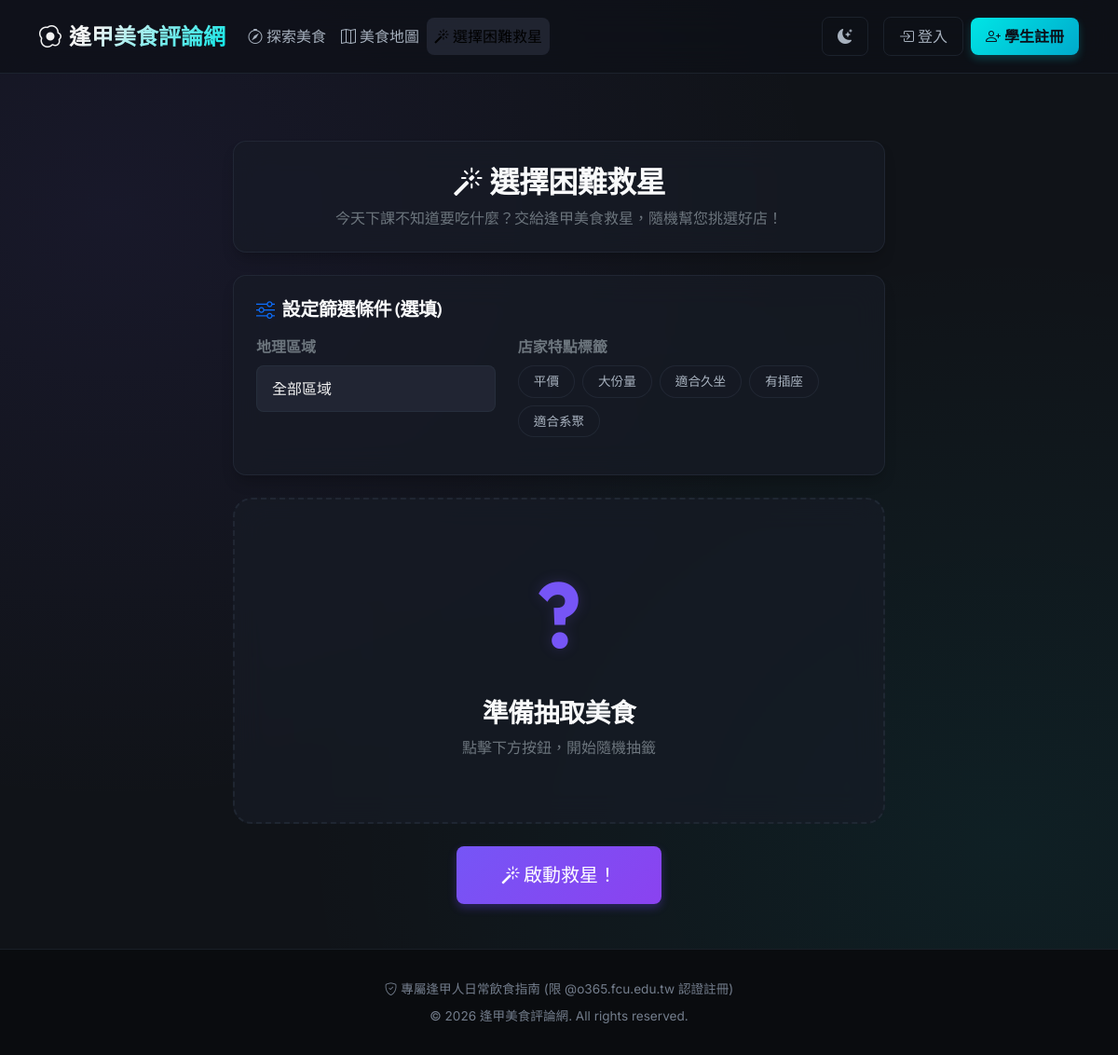
/savior, run on the app's committed database.
### app/models/restaurant.py (models this page shows, shortened)
class Tag(db.Model):
    __tablename__ = 'tags'
    id = db.Column(db.Integer, primary_key=True, autoincrement=True)
    name = db.Column(db.String(50), unique=True, nullable=False)
    @classmethod
    def get_all(cls):
        return cls.query.all()

### app/routes/restaurant.py (the view)
@restaurant_bp.route('/savior')
def savior():
    restaurants = Restaurant.query.all()
    all_tags = Tag.get_all()
    return render_template('restaurant/savior.html', restaurants=restaurants, landmarks=LANDMARKS, tags=all_tags)

### app/templates/restaurant/savior.html (shortened to what this page needs)
{% extends "base.html" %}
{% block content %}
<div class="savior-container my-4">
    <div class="glass-panel p-4 mb-4 text-center">
        <h2 class="text-light fw-bold mb-2">
            <i class="bi bi-magic text-accent me-2"></i>選擇困難救星
        </h2>
        <p class="text-secondary m-0">今天下課不知道要吃什麼？交給逢甲美食救星，隨機幫您挑選好店！</p>
    </div>
    <div class="glass-panel p-4 mb-4">
        <h4 class="text-light mb-3 fs-5"><i class="bi bi-sliders me-2 text-primary"></i>設定篩選條件 (選填)</h4>
        <div class="row">
            <div class="col-md-5 mb-3">
                <label for="landmark-filter" class="form-label text-secondary fw-semibold">地理區域</label>
                <select id="landmark-filter" class="form-select form-control-custom">
                    <option value="">全部區域</option>
                </select>
            </div>
            <div class="col-md-7 mb-3">
                <label class="form-label text-secondary fw-semibold mb-2">店家特點標籤</label>
                <div class="d-flex flex-wrap gap-2">
                    {% for t in tags %}
                        <div>
                            <label class="filter-tag-label" for="tag-{{ t.id }}">{{ t.name }}</label>
                        </div>
                    {% endfor %}
                </div>
            </div>
        </div>
    </div>
    <div class="mystery-card shuffling-container text-center mb-4" id="savior-card">
        <div id="initial-state" class="py-5">
            <div class="question-mark mb-3">?</div>
            <h3 class="text-light fw-bold mb-2">準備抽取美食</h3>
            <p class="text-secondary px-3">點擊下方按鈕，開始隨機抽籤</p>
        </div>
    </div>
    <div class="text-center" id="action-btn-container">
        <button class="btn btn-primary-custom px-5 py-3 fs-5" id="btn-spin">
            <i class="bi bi-magic me-1"></i>啟動救星！
        </button>
    </div>
</div>
{% endblock %}

### app/static/css/style.css (style rules this page uses)
:root { --bg-main: hsl(222, 20%, 8%); --bg-surface: hsla(222, 20%, 12%, 0.7); --bg-surface-solid: hsl(222, 20%, 12%); --bg-surface-hover: hsla(222, 20%, 18%, 0.8); --primary: hsl(252, 90%, 65%); --primary-hover: hsl(252, 90%, 55%); --accent: hsl(180, 100%, 45%); --accent-hover: hsl(180, 100%, 35%); --text-primary: hsl(0, 0%, 95%); --text-secondary: hsl(215, 15%, 70%); --text-muted: hsl(215, 10%, 50%); --border-color: hsla(215, 20%, 25%, 0.4); --border-glow: hsla(252, 90%, 65%, 0.2); --success: hsl(145, 80%, 45%); --danger: hsl(355, 85%, 55%); --warning: hsl(40, 95%, 55%); --navbar-bg: rgba(13, 17, 23, 0.7); --footer-bg: hsl(222, 20%, 5%); --radial-g1: hsla(252, 90%, 65%, 0.08); --radial-g2: hsla(180, 100%, 45%, 0.06); --navbar-toggler-filter: invert(1); --card-img-bg: hsl(222, 20%, 15%); --replies-bg: hsla(222, 20%, 6%, 0.6); --radius-sm: 8px; --radius-md: 14px; --radius-lg: 20px; --shadow-sm: 0 4px 6px -1px rgba(0, 0, 0, 0.1), 0 2px 4px -1px rgba(0, 0, 0, 0.06); --shadow-md: 0 10px 15px -3px rgba(0, 0, 0, 0.2), 0 4px 6px -2px rgba(0, 0, 0, 0.05); --shadow-lg: 0 20px 25px -5px rgba(0, 0, 0, 0.3), 0 10px 10px -5px rgba(0, 0, 0, 0.04); --shadow-glow: 0 0 15px var(--border-glow); --font-heading: 'Outfit', sans-serif; --font-body: 'Inter', sans-serif; --transition: all 0.3s cubic-bezier(0.4, 0, 0.2, 1); }
body { background-color: var(--bg-main); background-image: radial-gradient(at 10% 20%, var(--radial-g1) 0px, transparent 50%), radial-gradient(at 90% 80%, var(--radial-g2) 0px, transparent 50%); background-attachment: fixed; color: var(--text-primary); font-family: var(--font-body); min-height: 100vh; display: flex; flex-direction: column; overflow-x: hidden; }
h1, h2, h3, h4, h5, h6 { font-family: var(--font-heading); font-weight: 600; letter-spacing: -0.02em; color: var(--text-primary); }
.glass-panel { background: var(--bg-surface); backdrop-filter: blur(16px) saturate(120%); -webkit-backdrop-filter: blur(16px) saturate(120%); border: 1px solid var(--border-color); border-radius: var(--radius-md); box-shadow: var(--shadow-md); transition: var(--transition); }
.btn-primary-custom { background: linear-gradient(135deg, var(--primary) 0%, hsl(265, 85%, 60%) 100%); border: none; color: white; font-weight: 500; padding: 0.6rem 1.5rem; border-radius: var(--radius-sm); box-shadow: 0 4px 10px rgba(110, 68, 255, 0.3); transition: var(--transition); }
.form-control-custom { background: var(--bg-surface-hover); border: 1px solid var(--border-color); color: var(--text-primary); border-radius: var(--radius-sm); padding: 0.75rem 1rem; transition: var(--transition); }

### app/templates/restaurant/savior.html (style rules this page uses)
.savior-container { max-width: 700px; margin: 0 auto; }
.mystery-card { min-height: 350px; display: flex; flex-direction: column; justify-content: center; align-items: center; border-radius: var(--radius-lg); background: var(--bg-surface); backdrop-filter: blur(16px) saturate(120%); border: 2px dashed var(--border-color); transition: var(--transition); position: relative; overflow: hidden; }
.question-mark { font-size: 6rem; font-family: var(--font-heading); font-weight: 700; color: var(--primary); text-shadow: 0 0 15px var(--border-glow); transition: var(--transition); }
.filter-tag-label { cursor: pointer; transition: var(--transition); border: 1px solid var(--border-color); border-radius: 30px; padding: 6px 16px; font-size: 0.85rem; color: var(--text-secondary); background: var(--bg-surface); user-select: none; }

### data on the page
Tag: name "平價"
Tag: name "大份量"
Tag: name "適合久坐"
Tag: name "有插座"
Tag: name "適合系聚"
